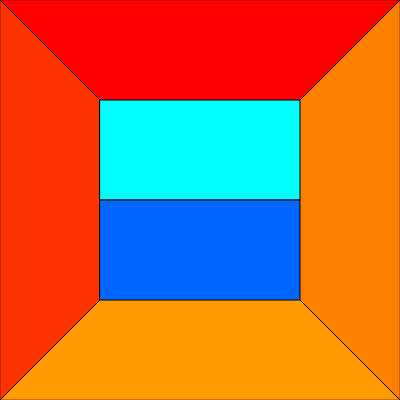
Frame 1 (no input)
Frame 60 (no input): identical to frame 1, image omitted
Frame 120 (the mouse pressed at the canvas centre since frame 60): identical to frame 1, image omitted

The p5.js sketch that drew this single still picture (run headless with seeded random() and noise() and a simulated clock; from frame 60 on, the mouse is pressed at the canvas centre):

// p5.js sketch
// ── sketch.js

function setup() {
  createCanvas(400, 400);
}

function draw() {
  
  fill(255,0,0,255); //값을 바꾸어보세요 
  triangle(0,0, 200,200, 400,0);
  
  fill(255,51,0,255);//값을 바꾸어보세요
  triangle(0,0, 200,200, 0,400);
  
  fill(255,127,0,255);//값을 바꾸어보세요
  triangle(400,0, 200,200, 400,400);
  
  fill(255,155,0,255);//값을 바꾸어보세요
  triangle(0,400, 200,200, 400,400);
  
  fill(0,255,255,255);//값을 바꾸어보세요
  rect(100,100, 200,100);
  
  fill(0,100,255,255);//값을 바꾸어보세요
  rect(100,200, 200,100);
  
}
